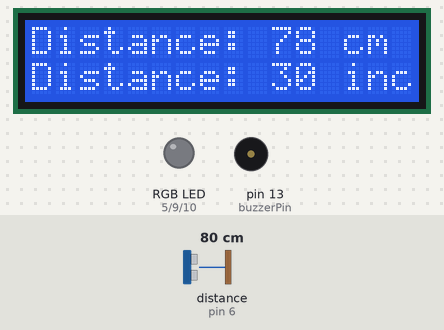
Bench run of a sketch on a simulated Arduino Uno, built with avr-gcc and run on an emulated ATmega328P. Shown: 16×2 character LCD, an RGB LED mixed from three pins (HIGH = lit), buzzer (waves = sounding). Wiring (inferred from the names in the program): ultrasonic range finder: trigger pin 7; echo pin 6. Dashed ring = blinking. The inputs (shaded band) are chosen by the test bench; at power-on: distance to the obstacle (sensor on pin 6) 80 cm. The echo pulse lasts 58.3 µs per cm; pins used as bus, display or sensor lines are not drawn; what the sketch prints to the serial monitor is not drawn.

Above: at 1.2 s.
1.3 s: distance to the obstacle (sensor on pin 6) set to 17 cm
At 2.6 s:
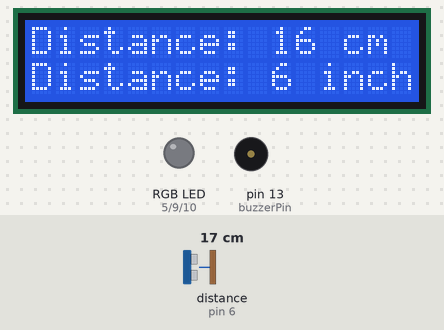
3.1 s: distance to the obstacle (sensor on pin 6) set to 13 cm
At 3.36 s:
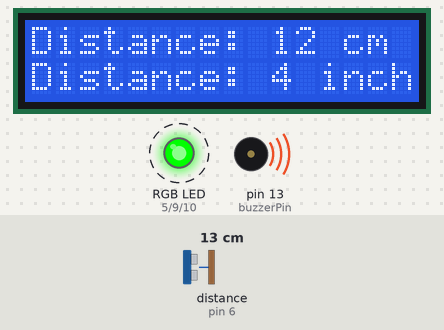
6.1 s: distance to the obstacle (sensor on pin 6) set to 9 cm
At 6.58 s:
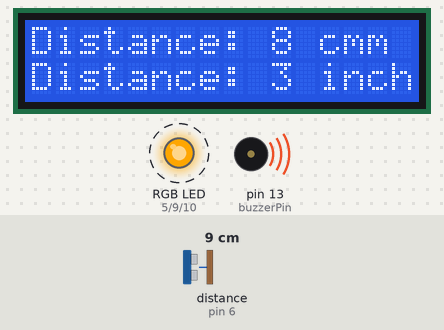
Timing chart, 0 to 14.7 s (numbered marks = the images above; inputs shaded):
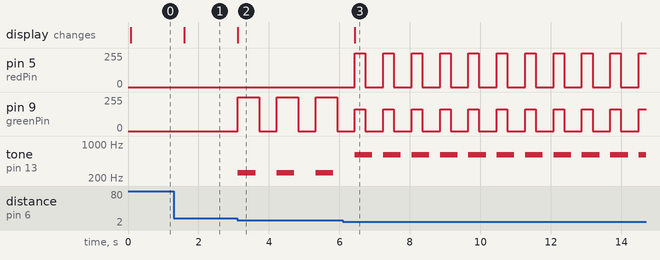

Measured:
- the behaviour switches between 16 and 15 cm on distance to the obstacle (sensor on pin 6) (found by bisection; images 1 and 2)
- the behaviour switches between 11 and 10 cm on distance to the obstacle (sensor on pin 6) (found by bisection; images 2 and 3)
- after the input at 1.3 s, the display: changes after 0.30 s (image 1)
- after the input at 3.1 s, pin 9 (greenPin): alternates 254/255 for 0.60 s and 0/255 for 0.51 s, starting at once; tone on pin 13 (buzzerPin): alternates 256 Hz for 0.50 s and silent for 0.61 s, starting at once; the display: changes at once (image 2)
- after the input at 6.1 s, pin 5 (redPin): alternates 253/255 for 0.30 s and 0/255 for 0.51 s, starting after 0.34 s; pin 9 (greenPin): alternates 165/255 for 0.30 s and 0/255 for 0.51 s, starting after 0.34 s

The sketch:

Project.ino
```cpp
#include <LiquidCrystal.h> //тук включваме нужната библиотека
LiquidCrystal lcd(12, 8, 11, 4, 3, 2); //тук създаваме обект от тип лц

int trigPin = 7; //пиновете за ултразвуковия сензор се инициализират тук
int echoPin = 6;
long duration;
int distanceCm, distanceInch;

int buzzerPin = 13; //пина за говорителчето

int bluePin=10; //пиновете за rgb лампичката
int greenPin=9;
int redPin=5;

int dt = 500; //времето, през което се изпълнява един цикъл
//създадохме променливи за пиновете, за да може в случай че трябва някой пин да се промени
//да го променим един оът тук, а не 100 пъти в кода

void setup() {
  lcd.begin(16, 2); //lcd-то започва с 2 реда и 16 колони (при други екрани това може да е различно)

  pinMode(trigPin, OUTPUT);
  pinMode(echoPin, INPUT);

  pinMode(buzzerPin, OUTPUT);

  pinMode(greenPin, OUTPUT);
  pinMode(redPin, OUTPUT);
  pinMode(bluePin, OUTPUT);

  Serial.begin(9600); //за да имаме опцията да гледаме разстоянието и в serial monitor-а
}

void loop()
{

      digitalWrite(trigPin, LOW);
      delayMicroseconds(2);
      digitalWrite(trigPin, HIGH);
      delayMicroseconds(10);
      digitalWrite(trigPin, LOW); //тук се изпраща ултразвук от трансмитера

      duration = pulseIn(echoPin, HIGH); //след като този ултразвук достигне до конктерния обект той се връща и бива приет от приемникът
      distanceCm= duration*0.034/2;      // разстоянието = времето в микросекунди * скоростта на звука в сантиметри в микросекунда / 2
      distanceInch = distanceCm*0.3944444444444444; //(2 защото звуковата вълна пътува до обекта 2 пъти)

      lcd.setCursor(0, 0);
      lcd.print("Distance: ");
      lcd.print(distanceCm);
      lcd.print(" ");
      lcd.print("cm");

      lcd.setCursor(0,1);
      lcd.print("Distance: ");
      lcd.print(distanceInch);
      lcd.print(" ");
      lcd.print("inch"); //тук се изписва дистанцията в сантиметри и в инчове


      if(distanceCm<15 && distanceCm>=10)
      {
        tone (buzzerPin, 256, 500);      //тук говорителят издава звук, след което led-то се включва и светва зелено най-дивият цвят
        analogWrite(redPin, 0);       //след паузата се изключва светлината, за да може когато цикълът започне отново
        analogWrite(greenPin, 254);   //тя да светне пак
        analogWrite(bluePin, 0);
        delay(600);
        analogWrite(greenPin, 0);
      }

      else if(distanceCm<10 && distanceCm>=5)
      {
        tone(buzzerPin, 600, 500);       //аналогично на горният if но този път цветът е оранжев, също мн див
        analogWrite(redPin, 253);
        analogWrite(greenPin, 165);
        analogWrite(bluePin, 0);
        delay(300);
        analogWrite(redPin, 0);
        analogWrite(greenPin, 0);
      }

      else if(distanceCm < 5)
      {
        tone(buzzerPin, 1000, 500);
        analogWrite(greenPin, 0);
        analogWrite(redPin, 255);
        analogWrite(bluePin, 0);
        delay(10);
        analogWrite(redPin, 0);
      }

      Serial.print("Distance: "); //разстоянието се изписва на serial монитора
      Serial.println(distanceCm);
      Serial.print(" cm");

      Serial.print("Distance: ");
      Serial.println(distanceInch);
      Serial.print(" in");

      delay(dt); //за да не тече светкавично бързо цикъла е сложен delay time(dt)
}
```
